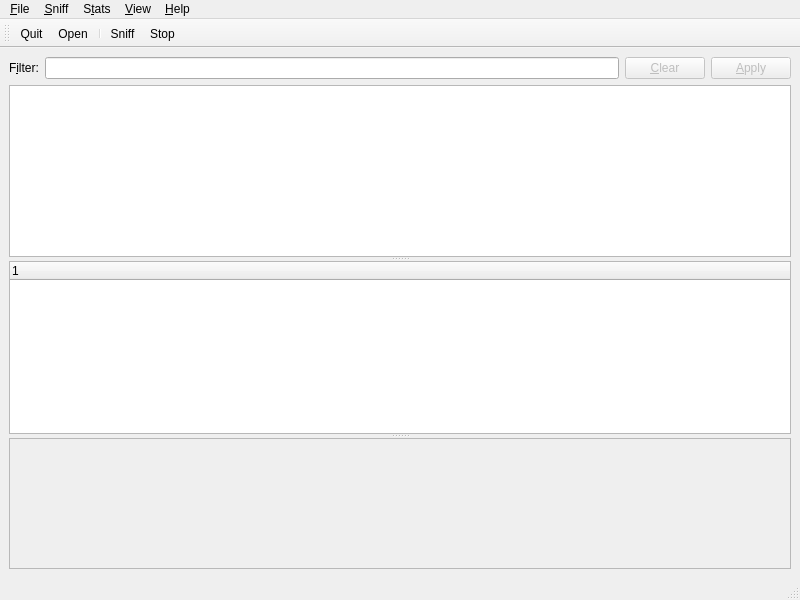
<?xml version="1.0" encoding="UTF-8"?>
<ui version="4.0">
 <class>SniffWindow</class>
 <widget class="QMainWindow" name="SniffWindow">
  <property name="geometry">
   <rect>
    <x>0</x>
    <y>0</y>
    <width>800</width>
    <height>600</height>
   </rect>
  </property>
  <property name="windowTitle">
   <string>MainWindow</string>
  </property>
  <widget class="QWidget" name="centralwidget">
   <layout class="QVBoxLayout" name="verticalLayout_2">
    <item>
     <layout class="QHBoxLayout" name="layout_filter">
      <item>
       <widget class="QLabel" name="lb_filter">
        <property name="text">
         <string>F&amp;ilter:</string>
        </property>
        <property name="buddy">
         <cstring>tb_filter</cstring>
        </property>
       </widget>
      </item>
      <item>
       <widget class="History_Line_Edit" name="tb_filter">
        <property name="text">
         <string/>
        </property>
       </widget>
      </item>
      <item>
       <widget class="QPushButton" name="bt_filter_clear">
        <property name="enabled">
         <bool>false</bool>
        </property>
        <property name="text">
         <string>&amp;Clear</string>
        </property>
       </widget>
      </item>
      <item>
       <widget class="QPushButton" name="bt_filter_apply">
        <property name="enabled">
         <bool>false</bool>
        </property>
        <property name="text">
         <string>&amp;Apply</string>
        </property>
       </widget>
      </item>
     </layout>
    </item>
    <item>
     <widget class="QSplitter" name="splitter">
      <property name="orientation">
       <enum>Qt::Vertical</enum>
      </property>
      <widget class="QTableView" name="table_packets">
       <property name="contextMenuPolicy">
        <enum>Qt::CustomContextMenu</enum>
       </property>
       <property name="editTriggers">
        <set>QAbstractItemView::NoEditTriggers</set>
       </property>
       <property name="sortingEnabled">
        <bool>true</bool>
       </property>
      </widget>
      <widget class="QTreeWidget" name="tree_packet">
       <property name="contextMenuPolicy">
        <enum>Qt::CustomContextMenu</enum>
       </property>
       <property name="sortingEnabled">
        <bool>false</bool>
       </property>
       <property name="wordWrap">
        <bool>true</bool>
       </property>
       <column>
        <property name="text">
         <string notr="true">1</string>
        </property>
       </column>
      </widget>
      <widget class="QHexEdit" name="hexEdit">
       <property name="font">
        <font>
         <family>Sans</family>
         <pointsize>10</pointsize>
        </font>
       </property>
       <property name="toolTip">
        <string>Hex View of Packet</string>
       </property>
       <property name="whatsThis">
        <string>Hex View of Packet</string>
       </property>
       <property name="readOnly" stdset="0">
        <bool>true</bool>
       </property>
      </widget>
     </widget>
    </item>
   </layout>
  </widget>
  <widget class="QMenuBar" name="menubar">
   <property name="geometry">
    <rect>
     <x>0</x>
     <y>0</y>
     <width>800</width>
     <height>19</height>
    </rect>
   </property>
   <widget class="QMenu" name="menuFile">
    <property name="title">
     <string>&amp;File</string>
    </property>
    <widget class="QMenu" name="menu_recent_files">
     <property name="title">
      <string>Recent Files</string>
     </property>
    </widget>
    <addaction name="actionOpen"/>
    <addaction name="menu_recent_files"/>
    <addaction name="action_save_all"/>
    <addaction name="action_save_shown"/>
    <addaction name="action_preferences"/>
    <addaction name="separator"/>
    <addaction name="actionQuit"/>
   </widget>
   <widget class="QMenu" name="menuAbout">
    <property name="title">
     <string>&amp;Help</string>
    </property>
    <addaction name="actionAbout_Qt"/>
   </widget>
   <widget class="QMenu" name="menu_Sniff">
    <property name="title">
     <string>&amp;Sniff</string>
    </property>
    <addaction name="actionStop"/>
    <addaction name="actionSniff"/>
    <addaction name="separator"/>
    <addaction name="action_remove_all"/>
    <addaction name="action_remove_shown"/>
    <addaction name="separator"/>
    <addaction name="actionDisableOptions"/>
   </widget>
   <widget class="QMenu" name="menuStats">
    <property name="title">
     <string>S&amp;tats</string>
    </property>
    <addaction name="actionTable"/>
    <addaction name="action_only_Shown"/>
   </widget>
   <widget class="QMenu" name="menu_View">
    <property name="title">
     <string>&amp;View</string>
    </property>
    <addaction name="action_Table"/>
    <addaction name="action_Tree"/>
    <addaction name="action_Hex"/>
    <addaction name="action_Python"/>
   </widget>
   <addaction name="menuFile"/>
   <addaction name="menu_Sniff"/>
   <addaction name="menuStats"/>
   <addaction name="menu_View"/>
   <addaction name="menuAbout"/>
  </widget>
  <widget class="QToolBar" name="toolBar">
   <property name="windowTitle">
    <string>toolBar</string>
   </property>
   <attribute name="toolBarArea">
    <enum>TopToolBarArea</enum>
   </attribute>
   <attribute name="toolBarBreak">
    <bool>false</bool>
   </attribute>
   <addaction name="actionQuit"/>
   <addaction name="actionOpen"/>
   <addaction name="separator"/>
   <addaction name="actionSniff"/>
   <addaction name="actionStop"/>
  </widget>
  <widget class="StatusBar" name="statusBar"/>
  <action name="actionOpen">
   <property name="icon">
    <iconset resource="icons/icons.qrc">
     <normaloff>:/icons/open.png</normaloff>:/icons/open.png</iconset>
   </property>
   <property name="text">
    <string>&amp;Open</string>
   </property>
   <property name="shortcut">
    <string>Ctrl+O</string>
   </property>
  </action>
  <action name="actionQuit">
   <property name="icon">
    <iconset resource="icons/icons.qrc">
     <normaloff>:/icons/exit.png</normaloff>:/icons/exit.png</iconset>
   </property>
   <property name="text">
    <string>&amp;Quit</string>
   </property>
  </action>
  <action name="action_save_all">
   <property name="icon">
    <iconset resource="icons/icons.qrc">
     <normaloff>:/icons/save.png</normaloff>:/icons/save.png</iconset>
   </property>
   <property name="text">
    <string>&amp;Save All</string>
   </property>
   <property name="shortcut">
    <string>Ctrl+S</string>
   </property>
  </action>
  <action name="actionAbout_Qt">
   <property name="icon">
    <iconset resource="icons/icons.qrc">
     <normaloff>:/icons/about.png</normaloff>:/icons/about.png</iconset>
   </property>
   <property name="text">
    <string>About &amp;Qt</string>
   </property>
  </action>
  <action name="actionStop">
   <property name="icon">
    <iconset resource="icons/icons.qrc">
     <normaloff>:/icons/capture_stop.png</normaloff>:/icons/capture_stop.png</iconset>
   </property>
   <property name="text">
    <string>&amp;Stop</string>
   </property>
  </action>
  <action name="actionSniff">
   <property name="icon">
    <iconset resource="icons/icons.qrc">
     <normaloff>:/icons/capture_start.png</normaloff>:/icons/capture_start.png</iconset>
   </property>
   <property name="text">
    <string>Sni&amp;ff</string>
   </property>
  </action>
  <action name="actionTable">
   <property name="text">
    <string>&amp;Table</string>
   </property>
  </action>
  <action name="action_remove_all">
   <property name="text">
    <string>Remove &amp;All</string>
   </property>
  </action>
  <action name="actionDisableOptions">
   <property name="text">
    <string>Disable &amp;Background Tasks</string>
   </property>
  </action>
  <action name="action_Table">
   <property name="checkable">
    <bool>true</bool>
   </property>
   <property name="checked">
    <bool>true</bool>
   </property>
   <property name="text">
    <string>&amp;Table</string>
   </property>
  </action>
  <action name="action_Tree">
   <property name="checkable">
    <bool>true</bool>
   </property>
   <property name="checked">
    <bool>true</bool>
   </property>
   <property name="text">
    <string>T&amp;ree</string>
   </property>
  </action>
  <action name="action_Hex">
   <property name="checkable">
    <bool>true</bool>
   </property>
   <property name="checked">
    <bool>true</bool>
   </property>
   <property name="text">
    <string>&amp;Hex</string>
   </property>
  </action>
  <action name="action_Python">
   <property name="checkable">
    <bool>true</bool>
   </property>
   <property name="checked">
    <bool>true</bool>
   </property>
   <property name="text">
    <string>&amp;Python</string>
   </property>
  </action>
  <action name="action_remove_shown">
   <property name="text">
    <string>Remove &amp;Shown</string>
   </property>
  </action>
  <action name="action_save_shown">
   <property name="text">
    <string>Save &amp;Shown</string>
   </property>
  </action>
  <action name="action_only_Shown">
   <property name="checkable">
    <bool>true</bool>
   </property>
   <property name="text">
    <string>Only &amp;Shown</string>
   </property>
  </action>
  <action name="action_preferences">
   <property name="icon">
    <iconset resource="icons/icons.qrc">
     <normaloff>:/icons/preferences.png</normaloff>:/icons/preferences.png</iconset>
   </property>
   <property name="text">
    <string>Preferences</string>
   </property>
  </action>
 </widget>
 <customwidgets>
  <customwidget>
   <class>QHexEdit</class>
   <extends>QScrollArea</extends>
   <header>QHexEdit/qhexedit.h</header>
   <container>1</container>
  </customwidget>
  <customwidget>
   <class>History_Line_Edit</class>
   <extends>QLineEdit</extends>
   <header>history_line_edit.h</header>
  </customwidget>
  <customwidget>
   <class>StatusBar</class>
   <extends>QStatusBar</extends>
   <header>statusbar.h</header>
  </customwidget>
 </customwidgets>
 <resources>
  <include location="icons/icons.qrc"/>
 </resources>
 <connections>
  <connection>
   <sender>actionQuit</sender>
   <signal>triggered()</signal>
   <receiver>SniffWindow</receiver>
   <slot>close()</slot>
   <hints>
    <hint type="sourcelabel">
     <x>-1</x>
     <y>-1</y>
    </hint>
    <hint type="destinationlabel">
     <x>399</x>
     <y>299</y>
    </hint>
   </hints>
  </connection>
  <connection>
   <sender>tb_filter</sender>
   <signal>returnPressed()</signal>
   <receiver>bt_filter_apply</receiver>
   <slot>click()</slot>
   <hints>
    <hint type="sourcelabel">
     <x>329</x>
     <y>87</y>
    </hint>
    <hint type="destinationlabel">
     <x>746</x>
     <y>87</y>
    </hint>
   </hints>
  </connection>
 </connections>
</ui>
